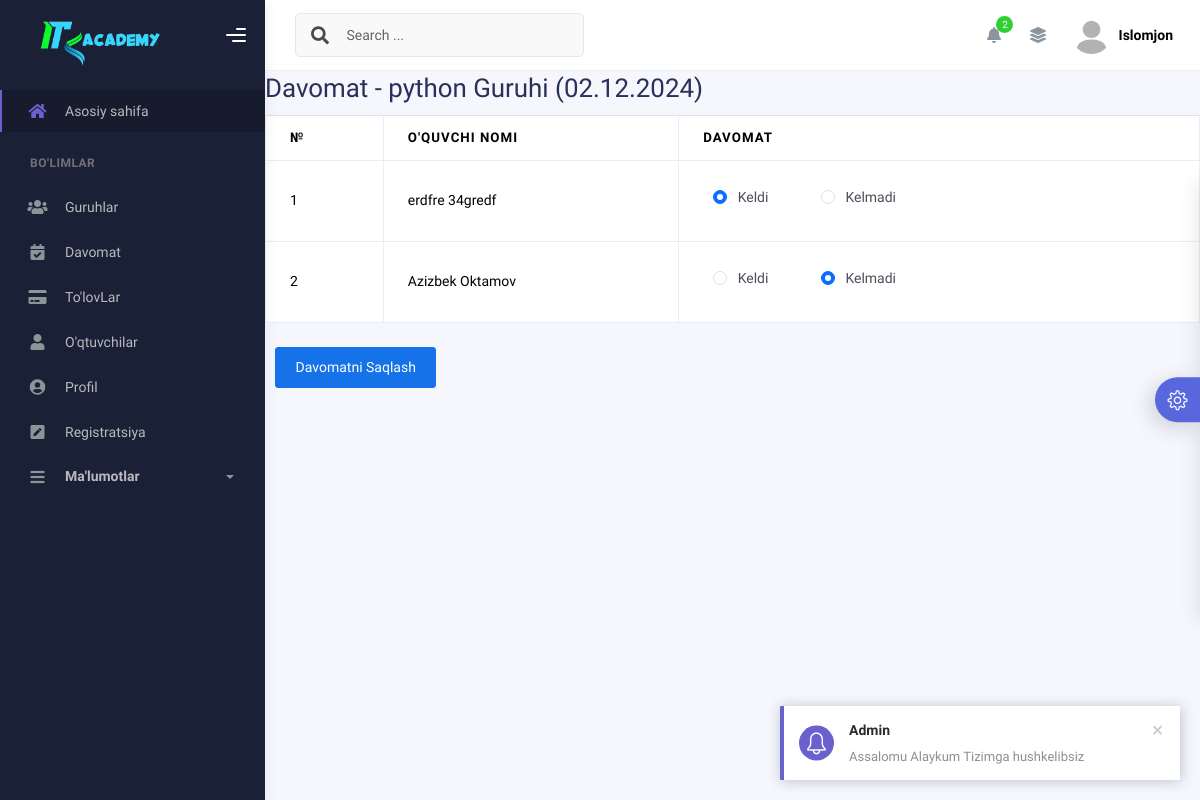
The app's page /group/3/attendance/ (signed in) with its own data.
### users/models.py (models this page shows, shortened)
class User(AbstractUser):
    USER_ROLE =(
        ('teacher','teacher'),
        ('admin','admin'),
    )
    image = models.ImageField(upload_to='profile_pics/', blank=True, null=True, default='profile_pics/default.jpg')
    phone_number = models.CharField(max_length=13, blank=True, null=True)
    address = models.CharField(max_length=200, blank=True, null=True)
    jobs = models.CharField(max_length=200, blank=True, null=True)
    user_role = models.CharField(max_length=100,choices=USER_ROLE,default="teacher")

class Group(models.Model):
    name = models.CharField(max_length=100)
    teacher = models.ForeignKey(Teacher, on_delete=models.CASCADE)
    week_days = models.CharField(
        max_length=20,
        choices=WeekDayChoices.choices,
        default=WeekDayChoices.MON_WED_FRI
    )
    monthly_payment = models.IntegerField(default=200000)
    created_at = models.DateTimeField(auto_now_add=True)
    updated_at = models.DateTimeField(auto_now=True)

class Student(models.Model):
    first_name = models.CharField(max_length=100)
    last_name = models.CharField(max_length=100)
    phone = models.CharField(max_length=15,null=True,blank=True)
    phone2 = models.CharField(max_length=15,null=True,blank=True)
    group = models.ForeignKey(Group, on_delete=models.SET_NULL, null=True, blank=True, related_name='students')
    created_at = models.DateTimeField(auto_now_add=True)
    updated_at = models.DateTimeField(auto_now=True)
    @property
    def full_name(self):
        return f"{self.first_name} {self.last_name}"

class Attendance(models.Model):
    group = models.ForeignKey(
        Group,
        on_delete=models.CASCADE,
        related_name='attendances'
    )
    student = models.ForeignKey(
        Student,
        on_delete=models.CASCADE,
        related_name='attendances'
    )
    date = models.DateField(default=timezone.localdate)
    status = models.BooleanField(default=True)
    note = models.TextField(blank=True, null=True)
    created_at = models.DateTimeField(auto_now_add=True)
    updated_at = models.DateTimeField(auto_now=True)
    class Meta:
        unique_together = ['student', 'group', 'date']
        ordering = ['-date']
        verbose_name = 'Attendance'
        verbose_name_plural = 'Attendances'

### users/davomat.py (the view)
# urls.py: path('group/<int:group_id>/attendance/', attendance_page, name='attendance_page'),
@login_required
def attendance_page(request, group_id):
    try:
        group = Group.objects.get(id=group_id)
        students = group.students.all()
        today = timezone.localdate()
        attendance_data = []
        for student in students:
            attendance, created = Attendance.objects.get_or_create(
                group=group,
                student=student,
                date=today,
                defaults={'status': False}
            )
            attendance_data.append({
                'student': student,
                'attendance': attendance
            })
        context = {
            'group': group,
            'attendance_data': attendance_data,
            'today': today
        }
        return render(request, 'users/attendance.html', context)
    except Group.DoesNotExist:
        return redirect('group_list')  # Adjust this to your actual route

### users/templates/users/attendance.html (shortened to what this page needs)
{% extends 'base.html' %}
{% block content %}
<div class="container">
    <h2>Davomat - {{ group.name }} Guruhi ({{ today|date:"d.m.Y" }})</h2>
    <form method="post" action="{% url 'save_attendance' group_id=group.id %}">
        <table class="table table-bordered">
            <thead>
                <tr>
                    <th>№</th>
                    <th>O'quvchi nomi</th>
                    <th>Davomat</th>
                </tr>
            </thead>
            <tbody>
                {% for item in attendance_data %}
                <tr>
                    <td>{{ forloop.counter }}</td>
                    <td>{{ item.student.full_name }}</td>
                    <td>
                        <div class="form-check form-check-inline">
                            <input
                                type="radio"
                                name="attendance_{{ item.student.id }}"
                                id="present_{{ item.student.id }}"
                                value="present"
                                class="form-check-input"
                                {% if item.attendance.status %}checked{% endif %}
                            >
                            <label
                                class="form-check-label"
                                for="present_{{ item.student.id }}"
                            >
                                Keldi
                            </label>
                        </div>
                        <div class="form-check form-check-inline">
                            <input
                                type="radio"
                                name="attendance_{{ item.student.id }}"
                                id="absent_{{ item.student.id }}"
                                value="absent"
                                class="form-check-input"
                                {% if not item.attendance.status %}checked{% endif %}
                            >
                            <label
                                class="form-check-label"
                                for="absent_{{ item.student.id }}"
                            >
                                Kelmadi
                            </label>
                        </div>
                    </td>
                </tr>
                {% endfor %}
            </tbody>
        </table>
        <div class="form-group">
            <button type="submit" class="btn btn-primary">Davomatni Saqlash</button>
        </div>
    </form>
</div>
{% endblock %}

### templates/base.html (shortened to what this page needs)
{% load static %}
<!DOCTYPE html>
<html lang="en">
  <head>
    <link rel="stylesheet" href="{% static 'assets/css/register.css' %}">
    <link rel="stylesheet" href="{% static 'assets/css/bootstrap.min.css' %}" />
    <link rel="stylesheet" href="{% static 'assets/css/plugins.min.css' %}" />
    <link rel="stylesheet" href="{% static 'assets/css/kaiadmin.min.css' %}" />
    <link rel="stylesheet" href="{% static 'assets/css/demo.css' %}" />
  </head>
  <body>
    <div class="wrapper">
      <div class="sidebar" data-background-color="dark">
        <div class="sidebar-logo">
          <div class="logo-header" data-background-color="dark">
            <a href="#" class="logo">
              <img
                src="{% static 'assets/img/unco.png' %}"
                alt="navbar brand"
                class="navbar-brand"
                height="150"
              />
            </a>
            <div class="nav-toggle">
              <button class="btn btn-toggle toggle-sidebar">
                <i class="gg-menu-right"></i>
              </button>
            </div>
          </div>
        </div>
        <div class="sidebar-wrapper scrollbar scrollbar-inner">
          <div class="sidebar-content">
            <ul class="nav nav-secondary">
              <li class="nav-item active">
                  <a href="{% url 'dashboard' %}"><i class="fas fa-home"></i> Asosiy sahifa</a>
              </li>
              <li class="nav-section">
                <h4 class="text-section">Bo'limlar</h4>
              </li>
              <li class="nav-item">
                  <a href=" {% url 'group_payment'  %}"><i class="fas fa-users"></i>Guruhlar</a>
              </li>
              <li class="nav-item">
                  <a href="{% url 'attendance_group' %}"><i class="fas fa-calendar-check"></i>  Davomat</a>
              </li>
              <li class="nav-item">
                  <a href="{% url 'group_payments' %}"><i class="fa fa-credit-card"></i>  To'lovLar</a>
              </li>
            <li class="nav-item">
              <a href="{% url 'teacher' %}"><i class="fas fa-user"></i> O'qtuvchilar</a>
          </li>
            <li class="nav-item">
              <a href=""><i class="fas fa-user-circle"></i> Profil</a>
            </li>
            <li class="nav-item">
              <a href="{% url 'register' %}"><i class="fas fa-pen-square"></i> Registratsiya</a>
          </li>
              <li class="nav-item">
                <a data-bs-toggle="collapse" href="#submenu">
                  <i class="fas fa-bars"></i>
                  <p>Ma'lumotlar</p>
                  <span class="caret"></span>
                </a>
              </li>
            </ul>
          </div>
        </div>
      </div>
      <div class="main-panel">
        <div class="main-header">
          <nav
            class="navbar navbar-header navbar-header-transparent navbar-expand-lg border-bottom"
          >
            <div class="container-fluid">
              <nav
                class="navbar navbar-header-left navbar-expand-lg navbar-form nav-search p-0 d-none d-lg-flex"
              >
                <div class="input-group">
                  <div class="input-group-prepend">
                    <button type="submit" class="btn btn-search pe-1">
                      <i class="fa fa-search search-icon"></i>
                    </button>
                  </div>
                  <input
                    type="text"
                    placeholder="Search ..."
                    class="form-control"
                  />
                </div>
              </nav>
              <ul class="navbar-nav topbar-nav ms-md-auto align-items-center">
                <li class="nav-item topbar-icon dropdown hidden-caret">
                  <a
                    class="nav-link dropdown-toggle"
                    href="#"
                    id="notifDropdown"
                    role="button"
                    data-bs-toggle="dropdown"
                    aria-haspopup="true"
                    aria-expanded="false"
                  >
                    <i class="fa fa-bell"></i>
                    <span class="notification">2</span>
                  </a>
                </li>
                <li class="nav-item topbar-icon dropdown hidden-caret">
                  <a
                    class="nav-link"
                    data-bs-toggle="dropdown"
                    href="#"
                    aria-expanded="false"
                  >
                    <i class="fas fa-layer-group"></i>
                  </a>
                </li>
                <li class="nav-item topbar-user dropdown hidden-caret">
                  <a
                    class="dropdown-toggle profile-pic"
                    data-bs-toggle="dropdown"
                    href="#"
                    aria-expanded="false"
                  >
                    <div class="avatar-sm">
                      <img
                        src="{{user.image.url}}"
                        alt="..."
                        class="avatar-img rounded-circle"
                      />
                    </div>
                    <span class="profile-username">
                      <span class="fw-bold">{{user.first_name}}</span>
                    </span>
                  </a>
                </li>
              </ul>
            </div>
          </nav>
        </div>
        {% block content %}
        {% endblock content %}
      </div>
      <div class="custom-template">
        <div class="custom-toggle">
          <i class="icon-settings"></i>
        </div>
      </div>
    </div>
  </body>
</html>

### static/assets/css/register.css (style rules this page uses)
.btn-primary { background-color: #4a90e2; color: white; padding: 14px 20px; border: none; border-radius: 6px; font-size: 16px; font-weight: 600; cursor: pointer; transition: background-color 0.3s ease; }

### static/assets/css/demo.css (style rules this page uses)
.custom-template { position: fixed; top: 50%; transform: translateY(-50%); right: -325px; width: 325px; height: max-content; display: block; z-index: 1; background: #ffffff; transition: all .3s; z-index: 1003; box-shadow: -1px 1px 20px rgba(69, 65, 78, 0.15); border-top-left-radius: 5px; border-bottom-left-radius: 5px; transition: all .5s; }
.custom-template .custom-toggle { position: absolute; width: 45px; height: 45px; background: #5867dd; top: 50%; left: -45px; transform: translateY(-50%); display: flex; align-items: center; justify-content: center; text-align: center; border-top-left-radius: 30px; border-bottom-left-radius: 30px; cursor: pointer; color: #ffffff; box-shadow: -5px 5px 20px rgba(69, 65, 78, 0.21); }
.custom-template .custom-toggle i { font-size: 20px; animation: 1.3s spin linear infinite; }

### records on screen
User: image (placeholder picture), first_name "Islomjon"
Group: name "python"
Student: student.full_name "erdfre 34gredf", student.id "☑ Keldi", student.id "☐ Kelmadi"
Student: student.full_name "Azizbek Oktamov", student.id "☐ Keldi", student.id "☑ Kelmadi"

### other values on screen
{{ today|date:"d.m.Y" }} "02.12.2024"
